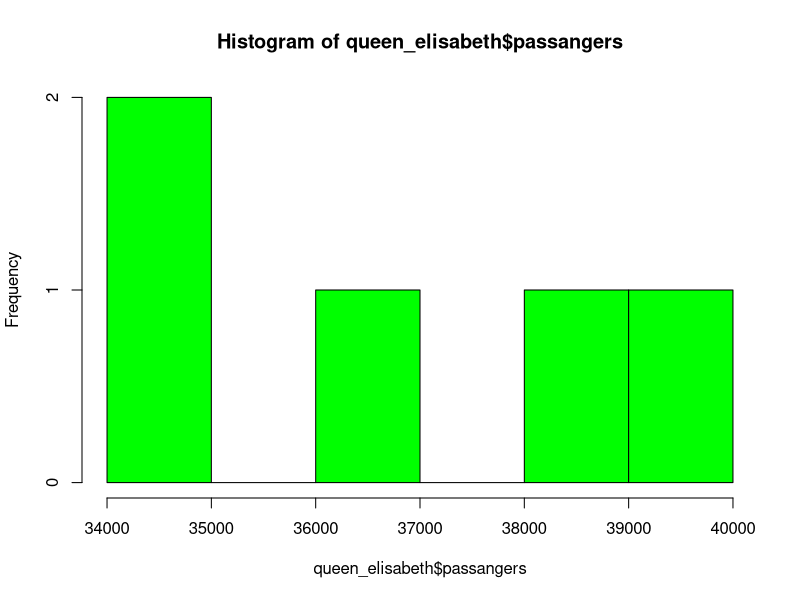

Here is the R script that generated this plot:
## ---- chunk 1
age <- c(13, 15, 16, 16, 19, 20, 20, 21, 22, 22, 25, 25, 25, 25, 30, 33, 33, 35, 35, 35, 35, 36, 40, 45, 46, 52, 70)
age
age_mean <- mean(age);
age_median <- median(age);
sprintf("mean: %.2f", age_mean)
sprintf("median: %.2f", age_median)
age_quartiles <- quantile(age);
sprintf("quartiles: %.2f", age_quartiles)
## ---- chunk 2

# create the data frame with the olympics details
olympic_years <- c(1992, 1994, 1998, 2002, 2006, 2010)
olympic_places <- c("Albertville","Lillehammer", "Nagano", "Salt Lake City", "Torino", "Vancourver")
olympic_head_of_state <- c("F. Mitterand","King Harald V", "Emperor Akihito", "President G.Bush", "President C. Ciampi", "Governor General M.Jean")
olympics <- data.frame("year" = olympic_years, "place" = olympic_places, "head" = olympic_head_of_state)
olympics
## ---- chunk 3
olympics$num_of_disciplines <- c(57, 61, 68, 78, 84, 86)
## ---- chunk 4
head_of_olympics_with_more_then_78_games <- olympics$head[olympics$num_of_disciplines>78]
head_of_olympics_with_more_then_78_games
## ---- chunk 5
num_of_disciplines_mean <- mean(olympics$num_of_disciplines)
olympics$num_of_disciplines
olympics[olympics$num_of_disciplines > num_of_disciplines_mean,]
## ---- chunk 6
num_of_disciplines <- olympics$num_of_disciplines
num_of_disciplines_mean_normalized <- (num_of_disciplines-mean(num_of_disciplines))/100
num_of_disciplines_mean_normalized
## ---- chunk 7
num_of_disciplines_std <- sd(num_of_disciplines)
num_of_disciplines_midrange <- (max(num_of_disciplines) + min(num_of_disciplines))/2
num_of_disciplines_std
num_of_disciplines_midrange
(num_of_disciplines - num_of_disciplines_std)/num_of_disciplines_midrange
## ---- chunk 8
queen_elisabeth <- data.frame("year" = c(1994:1998), "passangers" = c(34567,34678,36789,38102,39024))
hist(queen_elisabeth$passangers, 5, col='green')
